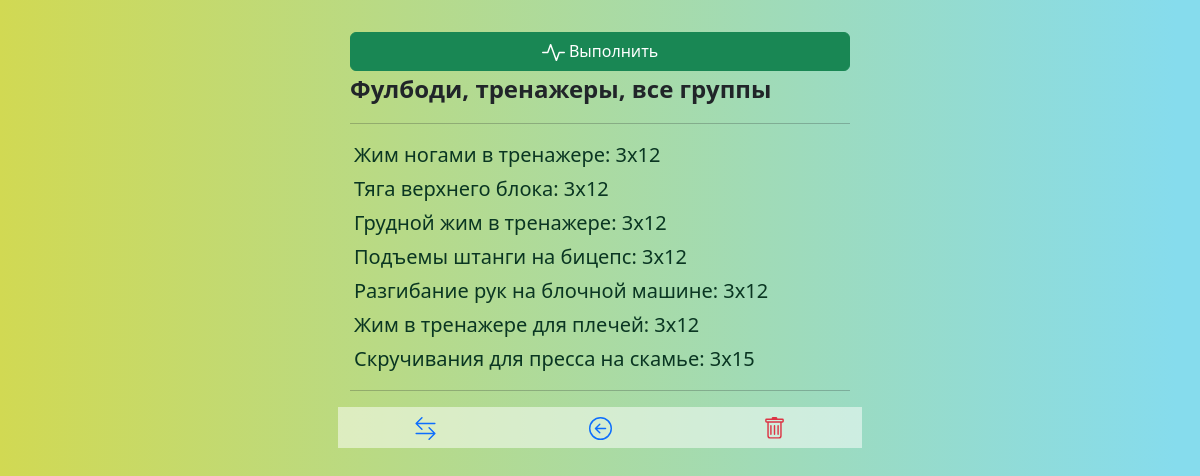
The app's page /current_train (signed in) with its own data.
### _models.py (models this page shows, shortened)
class User(db.Model, UserMixin):
    __tablename__ = 'users'
    id = db.Column(db.Integer, primary_key=True)
    name = db.Column(db.String(80), nullable=False, unique=True)
    password = db.Column(db.String(80), nullable=False)
    role = db.Column(db.String(80), nullable=False, default='user')
    email = db.Column(db.String(80), unique=True, nullable=False)
    language = db.Column(db.String(20), default='EN')
    preferences = db.Column(db.Text, default=[])
    date_registration = Column(db.DateTime)
    date_last_activity = Column(db.DateTime)
    trainings = relationship('UserTraining', back_populates='user')

class Training(db.Model):
    __tablename__ = 'trainings'
    training_id = db.Column(db.Integer, primary_key=True)
    name = db.Column(db.String(50), nullable=False)
    local_names = db.Column(db.Text)
    owner = db.Column(db.String(80), default='admin')
    exercises = relationship('Exercise', secondary='training_exercises', overlaps="trainings")
    user_trainings = relationship('UserTraining', back_populates='training', cascade='all, delete-orphan')
    plans = relationship('Plan', secondary='plan_trainings', back_populates='trainings')

class Exercise(db.Model):
    __tablename__ = 'exercises'
    exercise_id = db.Column(db.Integer, primary_key=True)
    name = db.Column(db.String(50), default='New exercise')
    localized_name = db.Column(db.Text)
    target = db.Column(db.String(20), default='')
    description = db.Column(db.String(300), default='')
    localized_description = db.Column(db.Text)
    difficulty = db.Column(db.Integer, default=1)
    time_per_set = db.Column(db.Integer, default=1)
    counter = db.Column(db.Integer, default=0)
    filters = db.Column(JSON, default=[])  # LOCATION_FILTERS.keys
    user_training_exercises = relationship('UserTrainingExercise', back_populates='exercise')
    muscles = relationship('Muscle', secondary='exercise_muscles')
    training = db.relationship('Training', secondary='training_exercises', overlaps="exercises")
    training_exercises = relationship('TrainingExercise', back_populates='exercise')

### main.py (the view)
@app.route('/current_train', methods=['POST', 'GET'])
@login_required
def current_train():
    languages = config.LANGUAGES
    all_user_trains = get_user_trains(current_user)
    current_train = get_user_assigned_train(current_user)
    if not current_train:
        return render_template('current_train.html')
    if current_train.owner == 'admin':
        train_local_names = json.loads(current_train.local_names)
        train_local_name = train_local_names[current_user.language]
    else:
        train_local_name = current_train.name
    current_train_exlist = []
    workout_started = False
    for exercise in current_train.exercises:
        user_train = UserTraining.query.filter_by(user_id=current_user.id,
                                                  training_id=current_train.training_id,
                                                  assigned=True,
                                                  completed=False
                                                  ).first()
        user_training_exercise = UserTrainingExercise.query.filter_by(user_training_id=user_train.id,
                                                                      exercise_id=exercise.exercise_id
                                                                      ).first()
        ex_loc_names = json.loads(exercise.localized_name)
        ex_loc_name = ex_loc_names[current_user.language]
        current_train_exlist.append([ex_loc_name, user_training_exercise.sets, user_training_exercise.repetitions,
                                     user_training_exercise.weight, user_training_exercise.completed])
    return render_template('current_train.html', current_train=current_train, current_train_exlist=current_train_exlist,
                           train_local_name=train_local_name)

### _logic.py (called while the page is built)
def get_user_trains(user):
    trains = UserTraining.query.filter_by(user_id=user.id).all()
    return trains

def get_user_assigned_train(user):
    user_training = UserTraining.query.filter_by(user_id=user.id, assigned=True, completed=False).first()
    if not user_training:
        return None
    train = Training.query.filter_by(training_id=user_training.training_id).first()
    return train

def load_localization_dict():
    phrases = Localization.query.all()
    phrases_list = {}
    for phrase in phrases:
        translations_dict = json.loads(phrase.translations)
        phrases_list[phrase.key] = translations_dict
    return phrases_list

### main.py (called while the page is built)
@login_manager.user_loader
def load_user(user_id):
    return User.query.get(int(user_id))

@app.context_processor
def inject_local_dict():
    local_dict = load_localization_dict()
    return {'local_dict': local_dict}

### templates/current_train.html (shortened to what this page needs)
{% extends 'base.html' %}
{% block body %}
<div class="account-block pt-3">
    {% if current_train %}
    <form action="/train_progress_start" method="post">
            <div class="mt-3">
                <button type="submit" class="btn btn-success w-100">
                    {{local_dict['Run'][current_user.language]}}
                </button>
            </div>
    </form>
            <div class="fs-4 fw-semibold">
                {{train_local_name}}
            </div>
                <hr>
                    {% for exercise in current_train_exlist %}
                            <div class="m-1 fs-5 {% if exercise[4] %} text-secondary {% else %} text-success-emphasis {% endif %}">
                                    {{ exercise[0] }}: {{ exercise[1] }}x{{exercise[2] }}
                            </div>
                    {% endfor %}
            <hr>
                <div class="">
                    <div class="row mt-1 justify-content-center text-center">
                        <div class="col rounded-0 p-2 btn-train_progress_start">
                            <a href="/plans_all" class="str-link link-primary link-offset-2 link-underline-opacity-25 link-underline-opacity-100-hover">
                            </a>
                        </div>
                        <div class="col rounded-0 p-2 btn-train_progress_start">
                            <a href="/" class="str-link link-primary link-offset-2 link-underline-opacity-25 link-underline-opacity-100-hover">
                            </a>
                        </div>
                        <div class="col rounded-0 p-2 btn-train_progress_start">
                            <a href="/user_complete_train/{{current_train.training_id}}" class="str-link link-danger link-offset-2 link-underline-opacity-25 link-underline-opacity-100-hover">
                            </a>
                        </div>
                    </div>
                </div>
    {% endif %}
</div>
{% endblock %}

### static/css/main.css (style rules this page uses)
body { background-image: linear-gradient(90deg, rgba(2,0,36,1) 0%, rgba(209,217,83,1) 0%, rgba(134,220,237,1) 98%); background-size: cover; background-repeat: no-repeat; background-attachment: fixed; }
.str-link { display: inline-block; width: 100%; height: 100%; }
.account-block { position: absolute; top: 0; left: 0; width:100%; max-width: 500px; left: 50%; transform: translateX(-50%); }
.btn-train_progress_start { background-color: rgba(255,255,255, 0.5); }

### records on screen
User: language "Выполнить"
Training: name "Фулбоди, тренажеры, все группы"
Exercise: name "Жим ногами в тренажере", exercise "3", exercise "12"
Exercise: name "Тяга верхнего блока", time_per_set "3", exercise_id "12"
Exercise: name "Грудной жим в тренажере", time_per_set "3", exercise "12"
Exercise: name "Подъемы штанги на бицепс", exercise "3", exercise "12"
Exercise: name "Разгибание рук на блочной машине", time_per_set "3", exercise "12"
Exercise: name "Жим в тренажере для плечей", time_per_set "3", exercise "12"
Exercise: name "Скручивания для пресса на скамье", time_per_set "3", exercise "15"
